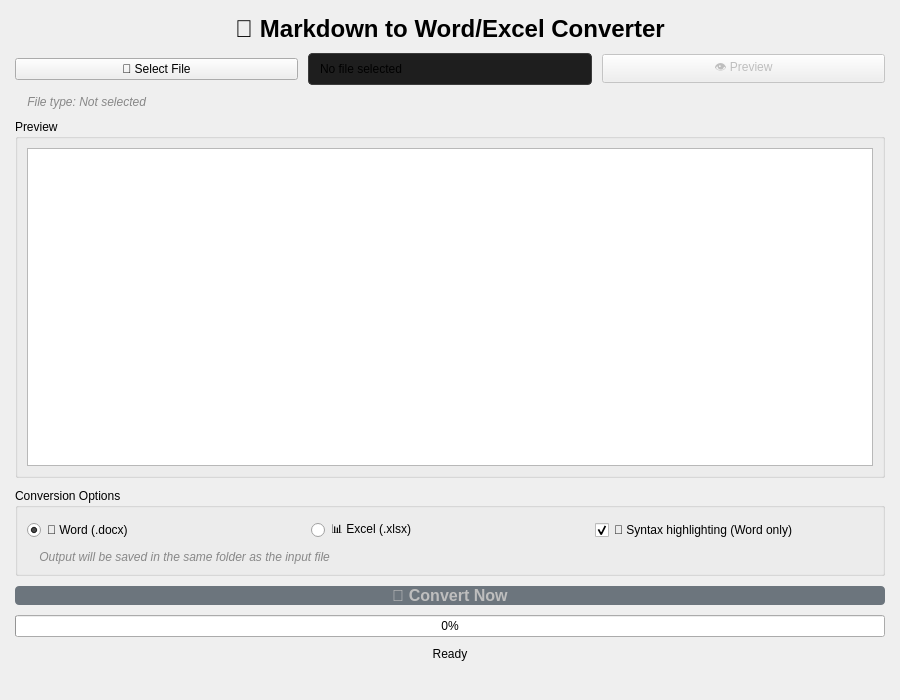
<?xml version="1.0" encoding="UTF-8"?>
<ui version="4.0">
 <class>MainWindow</class>
 <widget class="QMainWindow" name="MainWindow">
  <property name="geometry">
   <rect>
    <x>0</x>
    <y>0</y>
    <width>900</width>
    <height>700</height>
   </rect>
  </property>
  <property name="windowTitle">
   <string>Markdown to Word/Excel Converter</string>
  </property>
  
  <widget class="QWidget" name="centralwidget">
   <layout class="QVBoxLayout" name="verticalLayout">
    <property name="spacing">
     <number>10</number>
    </property>
    <property name="leftMargin">
     <number>15</number>
    </property>
    <property name="topMargin">
     <number>15</number>
    </property>
    <property name="rightMargin">
     <number>15</number>
    </property>
    <property name="bottomMargin">
     <number>15</number>
    </property>
    
    <!-- Title -->
    <item>
     <widget class="QLabel" name="titleLabel">
      <property name="font">
       <font>
        <pointsize>18</pointsize>
        <bold>true</bold>
       </font>
      </property>
      <property name="text">
       <string>📄 Markdown to Word/Excel Converter</string>
      </property>
      <property name="alignment">
       <set>Qt::AlignmentFlag::AlignCenter</set>
      </property>
     </widget>
    </item>
    
    <!-- File Selection Row with Preview Button -->
    <item>
     <layout class="QHBoxLayout" name="fileLayout">
      <item>
       <widget class="QPushButton" name="selectFileBtn">
        <property name="text">
         <string>📂 Select File</string>
        </property>
        <property name="minimumWidth">
         <number>120</number>
        </property>
        <property name="minimumHeight">
         <number>35</number>
        </property>
       </widget>
      </item>
      <item>
       <widget class="QLabel" name="fileLabel">
        <property name="text">
         <string>No file selected</string>
        </property>
        <property name="styleSheet">
         <string>padding: 8px; border: 1px solid #3c3c3c; border-radius: 4px; background-color: #1e1e1e;</string>
        </property>
       </widget>
      </item>
      <item>
       <widget class="QPushButton" name="previewBtn">
        <property name="text">
         <string>👁️ Preview</string>
        </property>
        <property name="enabled">
         <bool>false</bool>
        </property>
        <property name="minimumWidth">
         <number>100</number>
        </property>
        <property name="minimumHeight">
         <number>35</number>
        </property>
       </widget>
      </item>
     </layout>
    </item>
    
    <!-- File Type -->
    <item>
     <widget class="QLabel" name="fileTypeLabel">
      <property name="text">
       <string>📄 File type: Not selected</string>
      </property>
      <property name="styleSheet">
       <string>color: #888; font-style: italic;</string>
      </property>
     </widget>
    </item>
    
    <!-- Preview Area -->
    <item>
     <widget class="QGroupBox" name="previewGroup">
      <property name="title">
       <string>Preview</string>
      </property>
      <property name="minimumHeight">
       <number>300</number>
      </property>
      <layout class="QVBoxLayout" name="previewLayout">
       <item>
        <widget class="QTextEdit" name="previewText">
         <property name="readOnly">
          <bool>true</bool>
         </property>
         <property name="font">
          <font>
           <family>Consolas</family>
           <pointsize>10</pointsize>
          </font>
         </property>
        </widget>
       </item>
      </layout>
     </widget>
    </item>
    
    <!-- Conversion Options -->
    <item>
     <widget class="QGroupBox" name="optionsGroup">
      <property name="title">
       <string>Conversion Options</string>
      </property>
      <layout class="QVBoxLayout" name="optionsLayout">
       <item>
        <layout class="QHBoxLayout" name="conversionLayout">
         <item>
          <widget class="QRadioButton" name="wordRadio">
           <property name="text">
            <string>📝 Word (.docx)</string>
           </property>
           <property name="checked">
            <bool>true</bool>
           </property>
          </widget>
         </item>
         <item>
          <widget class="QRadioButton" name="excelRadio">
           <property name="text">
            <string>📊 Excel (.xlsx)</string>
           </property>
          </widget>
         </item>
         <item>
          <widget class="QCheckBox" name="highlightCheck">
           <property name="text">
            <string>🎨 Syntax highlighting (Word only)</string>
           </property>
           <property name="checked">
            <bool>true</bool>
           </property>
          </widget>
         </item>
        </layout>
       </item>
       <item>
        <widget class="QLabel" name="outputLabel">
         <property name="text">
          <string>💾 Output will be saved in the same folder as the input file</string>
         </property>
         <property name="styleSheet">
          <string>color: #888; font-style: italic;</string>
         </property>
        </widget>
       </item>
      </layout>
     </widget>
    </item>
    
    <!-- Convert Button -->
    <item>
     <widget class="QPushButton" name="convertBtn">
      <property name="enabled">
       <bool>false</bool>
      </property>
      <property name="text">
       <string>🚀 Convert Now</string>
      </property>
      <property name="minimumHeight">
       <number>45</number>
      </property>
      <property name="font">
       <font>
        <pointsize>12</pointsize>
        <bold>true</bold>
       </font>
      </property>
      <property name="styleSheet">
       <string>QPushButton { background-color: #0d6efd; border-radius: 4px; } QPushButton:hover { background-color: #0b5ed7; } QPushButton:disabled { background-color: #6c757d; }</string>
      </property>
     </widget>
    </item>
    
    <!-- Progress Bar -->
    <item>
     <widget class="QProgressBar" name="progressBar">
      <property name="visible">
       <bool>false</bool>
      </property>
      <property name="value">
       <number>0</number>
      </property>
     </widget>
    </item>
    
    <!-- Status -->
    <item>
     <widget class="QLabel" name="statusLabel">
      <property name="text">
       <string>Ready</string>
      </property>
      <property name="alignment">
       <set>Qt::AlignmentFlag::AlignCenter</set>
      </property>
     </widget>
    </item>
    
    <!-- Recent Conversion -->
    <item>
     <widget class="QLabel" name="recentLabel">
      <property name="text">
       <string></string>
      </property>
      <property name="alignment">
       <set>Qt::AlignmentFlag::AlignCenter</set>
      </property>
      <property name="styleSheet">
       <string>color: #28a745;</string>
      </property>
     </widget>
    </item>
   </layout>
  </widget>
  
  <!-- Menu Bar -->
  <widget class="QMenuBar" name="menubar">
   <widget class="QMenu" name="menuFile">
    <property name="title">
     <string>File</string>
    </property>
    <addaction name="actionExit"/>
   </widget>
   <widget class="QMenu" name="menuTheme">
    <property name="title">
     <string>Theme</string>
    </property>
    <addaction name="actionDark"/>
    <addaction name="actionLight"/>
   </widget>
   <widget class="QMenu" name="menuLogs">
    <property name="title">
     <string>Logs</string>
    </property>
    <addaction name="actionViewLogs"/>
    <addaction name="actionClearLogs"/>
   </widget>
   <widget class="QMenu" name="menuHelp">
    <property name="title">
     <string>Help</string>
    </property>
    <addaction name="actionLicense"/>
    <addaction name="actionReadme"/>
   </widget>
  </widget>
  
  <action name="actionExit">
   <property name="text">
    <string>Exit</string>
   </property>
  </action>
  <action name="actionDark">
   <property name="checkable">
    <bool>true</bool>
   </property>
   <property name="text">
    <string>Dark</string>
   </property>
   <property name="checked">
    <bool>true</bool>
   </property>
  </action>
  <action name="actionLight">
   <property name="checkable">
    <bool>true</bool>
   </property>
   <property name="text">
    <string>Light</string>
   </property>
  </action>
  <action name="actionViewLogs">
   <property name="text">
    <string>View Logs</string>
   </property>
  </action>
  <action name="actionClearLogs">
   <property name="text">
    <string>Clear Logs</string>
   </property>
  </action>
  <action name="actionLicense">
   <property name="text">
    <string>License</string>
   </property>
  </action>
  <action name="actionReadme">
   <property name="text">
    <string>Readme</string>
   </property>
  </action>
 </widget>
 <resources/>
 <connections/>
</ui>
